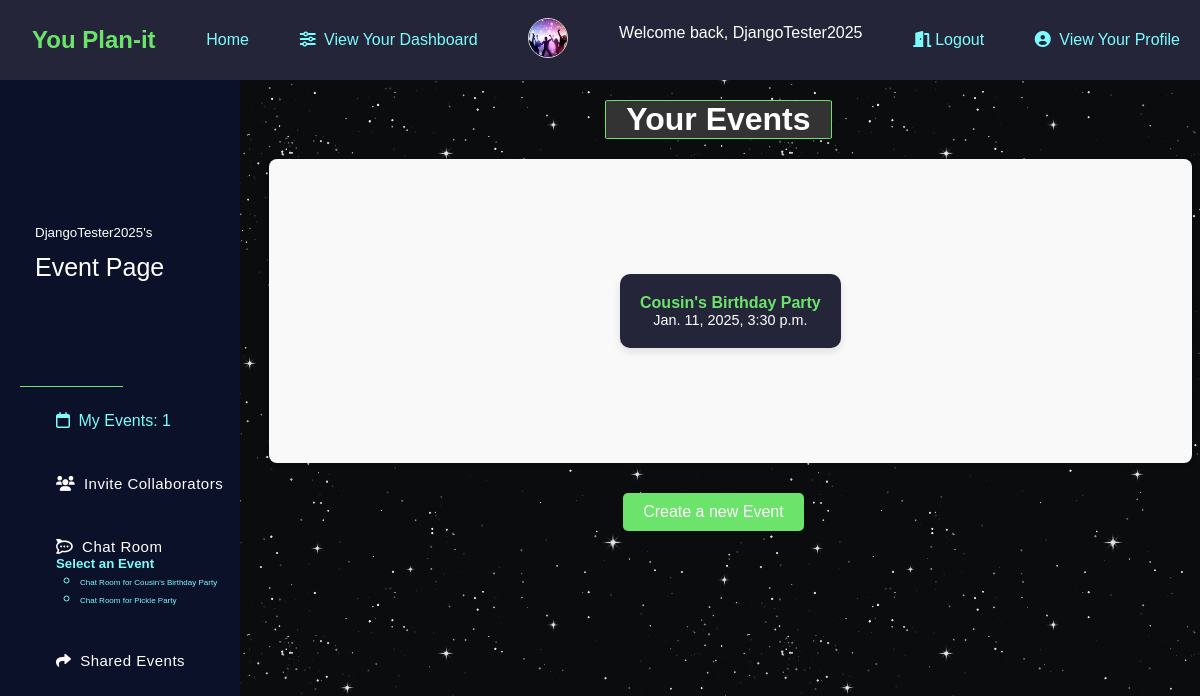
The page /dashboard/DjangoTester2025/events/ (signed in) on the database as committed earlier.
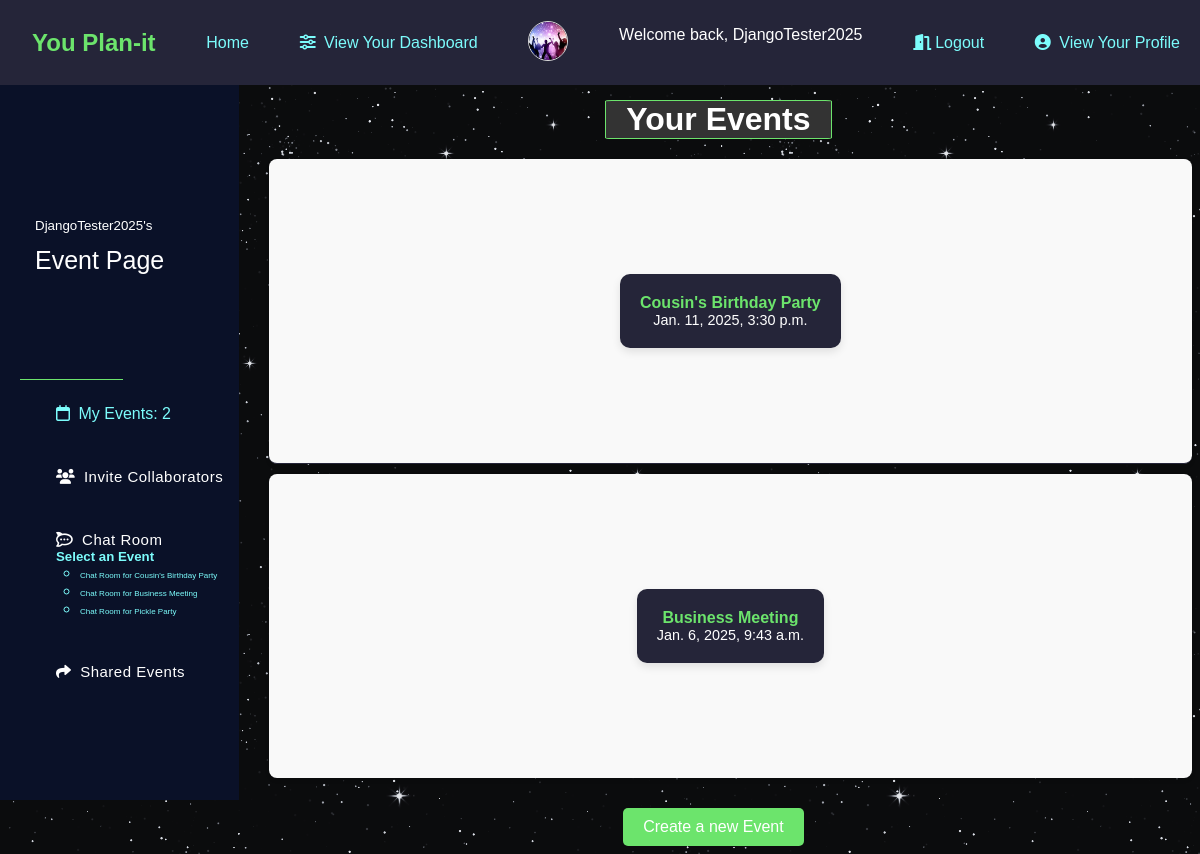
The same page on the database as committed later.
### app/models.py (models this page shows, shortened)
class Events(models.Model):
    name = models.CharField(max_length=200)
    description = models.CharField(max_length=500)
    event_image = models.ImageField(upload_to='event_images', blank=True, null=True)
    user = models.ForeignKey(User, on_delete=models.CASCADE, related_name='events')
    members = models.ManyToManyField(User, related_name='invitedusers')
    invitepending = models.ManyToManyField(User, related_name='pending')
    start_datetime = models.DateTimeField()
    end_datetime = models.DateTimeField()
    event_location = models.CharField(max_length=300, blank=True, null=True)
    address = models.CharField(max_length=500, blank=True, null=True)

### app/views.py (the view)
# urls.py: path("dashboard/<str:username>/events/", views.EventPage, name="event_page"),
@login_required
def EventPage(request, username):
    if request.user.is_authenticated:
        profile = Profile.objects.get(user=request.user)
        shared_events = Events.objects.filter(members=request.user).exclude(user=request.user)
        context = {
            'myevents': Events.objects.filter(user=request.user),
            'user': request.user,
            'profile': profile,
            'shared_events': shared_events
        }
    return render(request, 'eventform1.html', context)

### app/templates/eventform1.html
{% extends 'userdashboard.html' %}
{% block info %}
<h3 class="page-title">Your Events</h3>
<div class="event-list">
    {% if myevents.count != 0 %}
        <ul class="event-unordered-list">
            {% for e in myevents %}
                <li class="event-item">
                    <a href="{% url 'event_detail' username=e.user.username ename=e.name %}" class="event-link">
                        <div class="event-details">
                            <strong>{{ e.name }}</strong>
                            <span class="event-date">{{ e.start_datetime }}</span>
                        </div>
                    </a>
                </li>
            {% endfor %}
        </ul>
    {% else %}
        <p class="no-events-message">You have no events.</p>
    {% endif %}
</div>
<div class="create-event">
    <a href="{% url 'event_create' username=user.username %}" class="create-btn">
        <button class="btn-primary">Create a new Event</button>
    </a>
</div>
{% endblock %}

### app/templates/userdashboard.html (shortened to what this page needs)
{% extends 'base.html' %}
{% block content %}
<html class="user-dashboard">
    {% block sidebar %}
    <main class="main-wrap">
        <header class="main-head">
            <div class="main-nav">
                <nav class="navbar">
                    <div class="navbar-nav">
                        <div class="title">
                            <h3>
                                <span class="title-text"><span class="dashboard-username">{{ user.username }}'s</span><br>Event Page</span>
                            </h3>
                        </div>
                        <ul class="nav-list">
                            <li class="nav-list-item">
                                <a href="{% url 'event_page' username=user.username %}">
                                    <i class="fa-regular fa-calendar"></i>
                                    <span class="link-text">My Events: {{ myevents.count }}</span>
                                </a>
                            </li>
                            <li class="nav-list-item">
                                <a href="{% url 'invites' username=user.username %}" class="nav-link">
                                    <i class="fa-solid fa-users"></i>
                                    <span class="link-text">Invite Collaborators</span>
                                </a>
                            </li>
                            <li class="nav-list-item">
                                <a href="#" class="nav-link" data-toggle="dropdown">
                                    <i class="fa-brands fa-rocketchat"></i>
                                    <span class="link-text">Chat Room</span>
                                </a>
                                <div class="dropdown-menu">
                                    {% if myevents or shared_events %}
                                        <h5>Select an Event</h5>
                                        <ul>
                                            {% for event in myevents %}
                                                <li>
                                                    <a href="{% url 'chats' username=user.username event_id=event.id %}" class="event-chat-room-text">
                                                        Chat Room for {{ event.name }}
                                                    </a>
                                                </li>
                                            {% endfor %}
                                            {% for event in shared_events %}
                                                <li>
                                                    <a href="{% url 'chats' username=user.username event_id=event.id %}" class="event-chat-room-text">
                                                        Chat Room for {{ event.name }}
                                                    </a>
                                                </li>
                                            {% endfor %}
                                        </ul>
                                    {% else %}
                                        <p class="no-current-events">You have no events to chat about.</p>
                                    {% endif %}
                                </div>
                            </li>
                            <li class="nav-list-item">
                                <a href="{% url 'shared_events' username=user.username %}" class="nav-link">
                                    <i class="fa-solid fa-share"></i>
                                    <span class="link-text">Shared Events</span>
                                </a>
                            </li>
                        </ul>
                    </div>
                </nav>
            </div>
        </header>
    </main>
    {% endblock %}
    <section class="showcase">
        {% block info %}{% endblock %}
    </section>
{% endblock %}

Rows that differ between the two databases and show on the page:
added Events: name "Business Meeting", start_datetime "Jan. 6, 2025, 9:43 a.m."
Other text that changed with them:
{{ myevents.count }}: "1" → "2"
